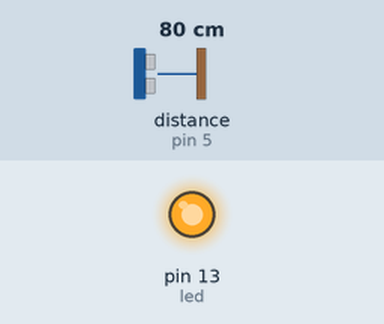
Simulated run of this sketch. Board: Arduino Uno, built with avr-gcc and run on an emulated ATmega328P. Parts: output pins drawn as LEDs (lit = HIGH). Wiring (inferred from the names in the program): ultrasonic range finder: trigger pin 6; echo pin 5. The inputs (shaded band) are chosen by the test bench; at power-on: distance to the obstacle (sensor on pin 5) 80 cm. The echo pulse lasts 58.3 µs per cm; pins used as bus, display or sensor lines are not drawn.

Above: at 1.2 s.
1.3 s: distance to the obstacle (sensor on pin 5) set to 13 cm
2.8 s: distance to the obstacle (sensor on pin 5) set to 10 cm
At 3.5 s:
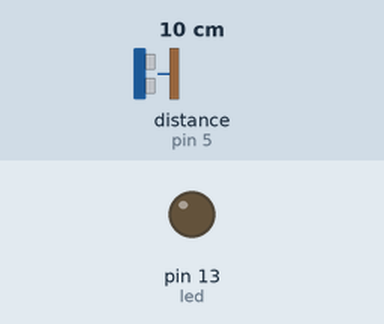
4.3 s: distance to the obstacle (sensor on pin 5) set to 18 cm
At 5.2 s:
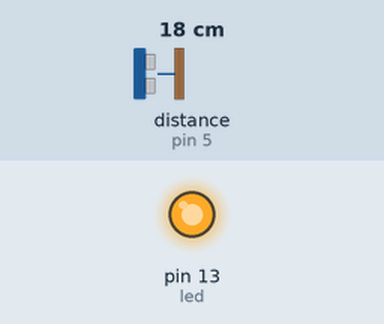
5.8 s: distance to the obstacle (sensor on pin 5) set to 2 cm
At 7.1 s:
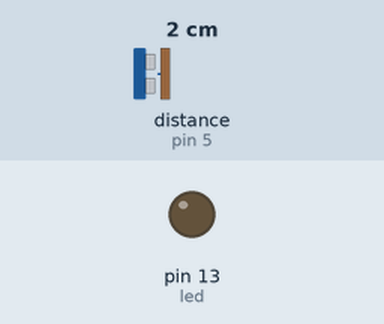
Timing chart, 0 to 8.3 s (numbered marks = the images above; inputs shaded):
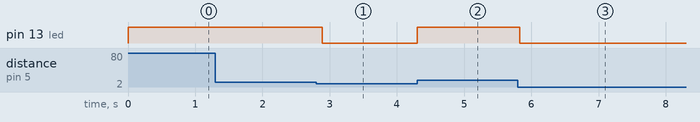

Measured:
- the behaviour switches between 12 and 11 cm on distance to the obstacle (sensor on pin 5) (found by bisection; images 0 and 1)
- after the input at 1.3 s, every drawn part: stays the same
- after the input at 2.8 s, pin 13 (led): HIGH → LOW after 0.09 s
- after the input at 4.3 s, pin 13 (led): LOW → HIGH at once
- after the input at 5.8 s, pin 13 (led): HIGH → LOW at once

The sketch:

HC04.ino
```cpp
int trig = 6;
int echo = 5;
int led = 13;
long durasi,jarak;
void setup(){
 pinMode(trig, OUTPUT);
 pinMode(echo, INPUT);
 pinMode(led, OUTPUT);
 digitalWrite(led, HIGH);
 Serial.begin(9600);
 }
void loop() {
digitalWrite(trig, LOW);
delayMicroseconds(8);
digitalWrite(trig, HIGH);
delayMicroseconds(8);
digitalWrite(trig, LOW);
delayMicroseconds(8);
durasi = pulseIn(echo, HIGH);
jarak = (durasi / 2) / 29.1;
if (jarak <= 10){
  digitalWrite(led, LOW);
  }
else {
  digitalWrite(led, HIGH);
  }
delay(100);
}
```

LogTxt.cpp
```cpp
#include<stdio.h>
#include<stdlib.h>

int main()
{
    float I,nM,Imean,Tres;

    Tres = 1.48;

    printf("menghitung arus rata-rata per panel\n");

    printf("masukkan nilai Arus Terukur : ");
    scanf("%f",&I);

    printf("masukkan jumlah motor per kolam : ");
    scanf("%f",&nM);

    if(nM == 0){
        printf("jumlah motor tidak boleh nol");
        return 1;
    }

    Imean = I/nM;

    printf("nilai arus rata-rata adalah : %.2f ampere\n",Imean);

    if(Imean < Tres)
        printf("motor anda aman\n");
    else
        printf("motor anda berpotensi terbakar\n");
    FILE *fp;
    // choose your preferences csv or txt
    // fp = fopen("monitoring.csv","a");

    // fprintf(fp,"%.2f,%.0f,%.2f\n", I,nM,Imean);

    fp = fopen("monitoring.txt","a");

    fprintf(fp,"%.2f/%.0f/%.2f\n",
            I,nM,Imean);

    fclose(fp);

    printf("Data tersimpan\n");


    return 0;
}
```
